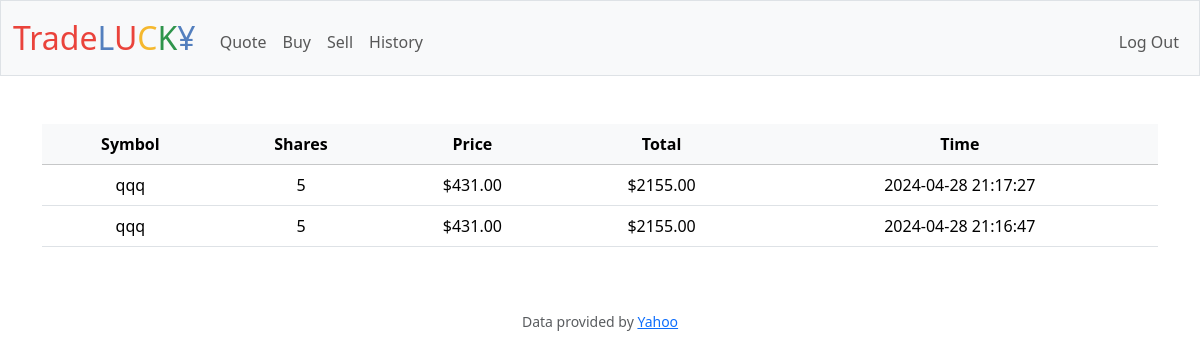
The app's page /history (signed in) with its own data.
### tables this page shows
CREATE TABLE transactions (
id INTEGER PRIMARY KEY AUTOINCREMENT,
user_id INTEGER NOT NULL,
symbol TEXTNOT NULL,
shares INTEGER NOT NULL,
price NUMERIC NOT NULL,
timestammp DATETIME DEFAULT CURRENT_TIMESTAMP,
FOREIGN KEY (user_id) REFERENCES users(id)
);

### app.py (the view)
@app.route("/history")
@login_required
def history():
    transactions = db.execute(
        "SELECT * FROM transactions WHERE user_id = :user_id ORDER BY timestammp DESC", user_id=session["user_id"])
    return render_template("history.html", transactions=transactions)

### app.py (called while the page is built)
@app.after_request
def after_request(response):
    response.headers["Cache-Control"] = "no-cache, no-store, must-revalidate"
    response.headers["Expires"] = 0
    response.headers["Pragma"] = "no-cache"
    return response

### helpers.py (called while the page is built)
def login_required(f):
    @wraps(f)
    def decorated_function(*args, **kwargs):
        if session.get("user_id") is None:
            return redirect("/login")
        return f(*args, **kwargs)
    return decorated_function

### templates/history.html (shortened to what this page needs)
{% extends "layout.html" %}
{% block main %}
<div>
    <table class="table table-hover">
        <thead>
            <tr class="table-light">
                <th>Symbol</th>
                <th>Shares</th>
                <th>Price</th>
                <th>Total</th>
                <th>Time</th>
            </tr>
        </thead>
        <tbody>
            {% for transaction in transactions %}
            <tr>
                <td>{{ transaction.symbol }}</td>
                <td>{{ transaction.shares }}</td>
                <td>${{ '%0.2f'%(transaction.price) }}</td>
                <td>${{ '%0.2f'%(transaction.shares * transaction.price) }}</td>
                <td>{{ transaction.timestammp }}</td>
            </tr>
            {% endfor %}
        </tbody>
    </table>
</div>
{% endblock %}

### records on screen
transactions: price "431.00", transaction.shares*transaction.price "2155.00"
transactions: price "431.00", transaction.shares*transaction.price "2155.00"
